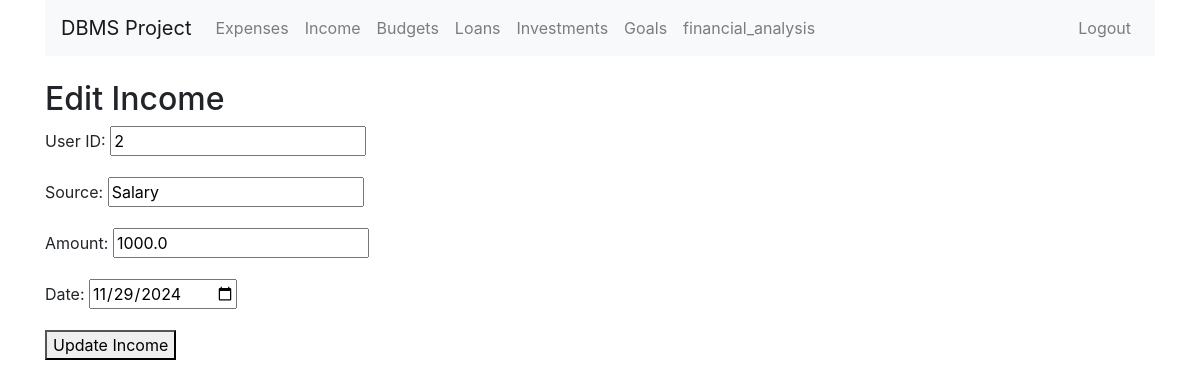
/income/edit/1 (signed in), run on the app's committed database.
### tables this page shows
CREATE TABLE Income (
                            income_id INTEGER PRIMARY KEY AUTOINCREMENT,
                            user_id INTEGER,
                            source TEXT,
                            amount REAL CHECK(amount > 0),
                            date DATE,
                            FOREIGN KEY (user_id) REFERENCES User(user_id)
                        );

### app.py (the view, shortened to what this page needs)
@app.route('/income/edit/<int:income_id>', methods=['GET', 'POST'])
@login_required
def edit_income(income_id):
    user_id = session['user_id']
    conn = get_db_connection()
    income = conn.execute('SELECT * FROM Income WHERE income_id = ? AND user_id = ?', (income_id, user_id)).fetchone()
    if income is None:
        flash('Income not found or you do not have permission to edit this income.', 'danger')
        return redirect(url_for('view_income'))
    conn.close()
    return render_template('edit_income.html', income=income)

### app.py (called while the page is built)
def get_db_connection():
    conn = sqlite3.connect('db.db')
    conn.row_factory = sqlite3.Row
    return conn

def login_required(f):
    @wraps(f)
    def decorated_function(*args, **kwargs):
        if 'user_id' not in session:
            flash('Please log in first.', 'warning')
            return redirect(url_for('login'))
        return f(*args, **kwargs)
    return decorated_function

### templates/edit_income.html
{% extends 'base.html' %}
{% block content %}
<h2>Edit Income</h2>
<form method="POST">
    {% if session.get('role') == 'admin' %}
        <div class="form-group">
            <label for="user_id">User ID:</label>
            <input type="number" name="user_id" value="{{ income['user_id'] }}" required>
        </div>
    {% else %}
        <div class="form-group">
            <label for="user_id">User ID:</label>
            <input type="number" name="user_id" value="{{ income['user_id'] }}" readonly>
        </div>
    {% endif %}
    <div class="form-group">
        <label for="source">Source:</label>
        <input type="text" name="source" value="{{ income['source'] }}" required>
    </div>
    <div class="form-group">
        <label for="amount">Amount:</label>
        <input type="number" step="0.01" name="amount" value="{{ income['amount'] }}" required>
    </div>
    <div class="form-group">
        <label for="date">Date:</label>
        <input type="date" name="date" value="{{ income['date'] }}" required>
    </div>
    <button type="submit">Update Income</button>
</form>
{% endblock %}

### data on the page
Income: user_id "2", source "Salary", amount "1000.0", date "11/29/2024"
